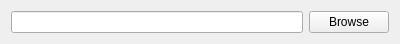
<?xml version="1.0" encoding="UTF-8"?>
<ui version="4.0">
 <class>CFrmBroweFile</class>
 <widget class="QWidget" name="CFrmBroweFile">
  <property name="geometry">
   <rect>
    <x>0</x>
    <y>0</y>
    <width>400</width>
    <height>40</height>
   </rect>
  </property>
  <property name="windowTitle">
   <string/>
  </property>
  <property name="windowOpacity">
   <double>1.000000000000000</double>
  </property>
  <property name="autoFillBackground">
   <bool>true</bool>
  </property>
  <layout class="QGridLayout" name="gridLayout">
   <item row="0" column="0">
    <widget class="QLineEdit" name="leFile"/>
   </item>
   <item row="0" column="1">
    <widget class="QPushButton" name="pbBrowse">
     <property name="text">
      <string>Browse</string>
     </property>
    </widget>
   </item>
  </layout>
 </widget>
 <resources/>
 <connections/>
</ui>
